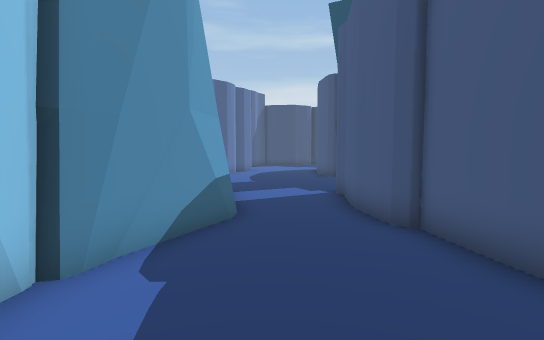
View 1 (above)

18 first-person views from a walk through a scene from a Unity 3-D project. The camera is 1.4 m above the floor, tilts 4° down and sees 85° across. The floor is counted in squares, 1 m on a side. Each view is taken from the middle of a square. On the plan, view 1 faces up. The plan holds only what a view shows up to about 14 squares ahead; the rest is blank. The place goes on beyond the plan. The player character is not drawn.

View 2
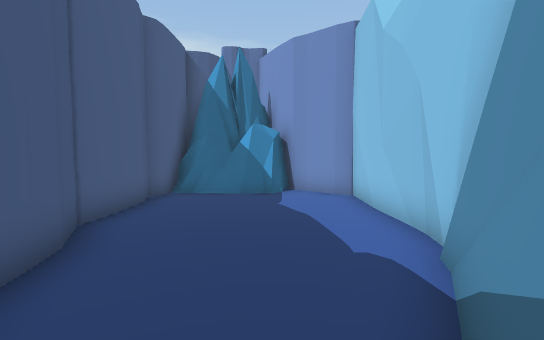

View 3
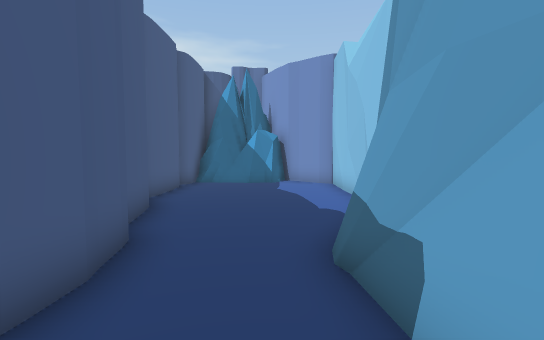

View 4
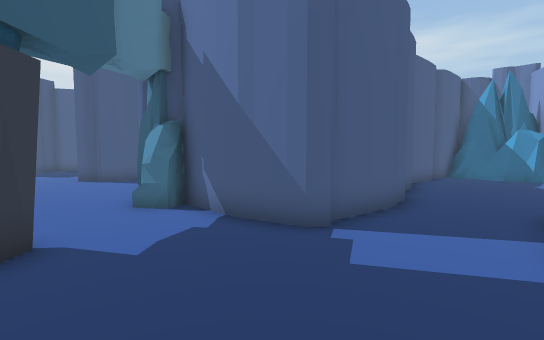

View 5
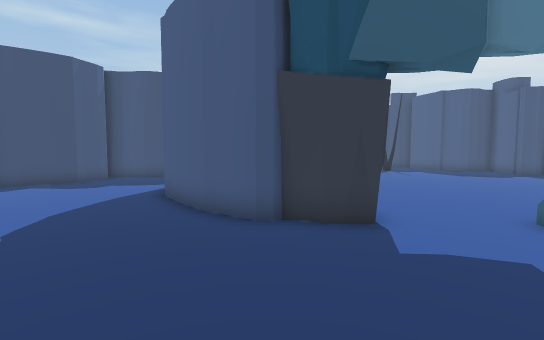

View 6
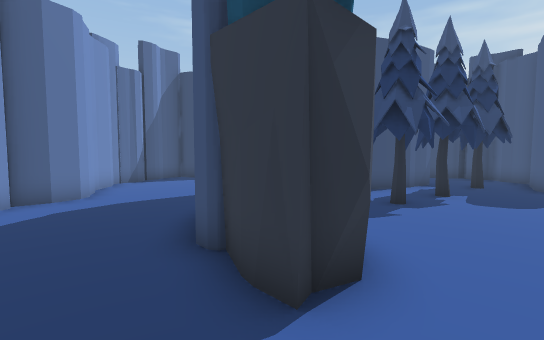

View 7
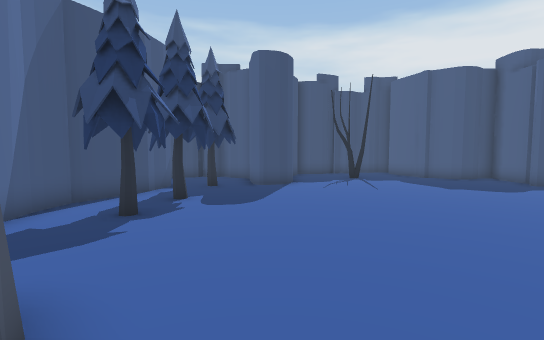

View 8
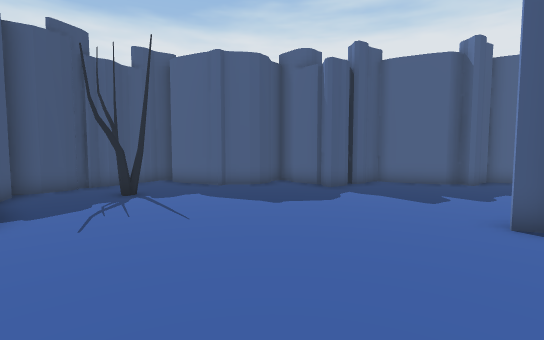

View 9
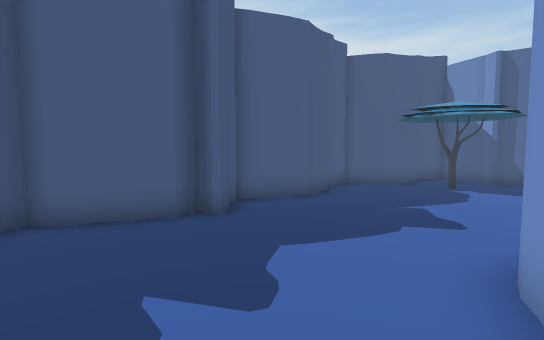

View 10
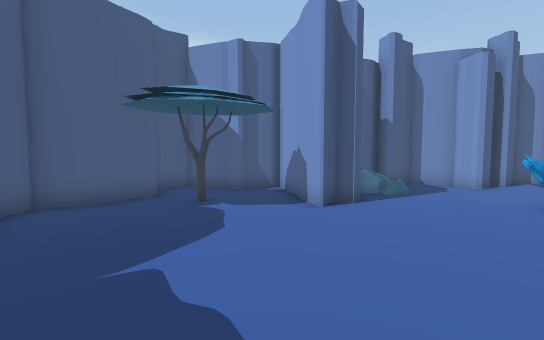

View 11
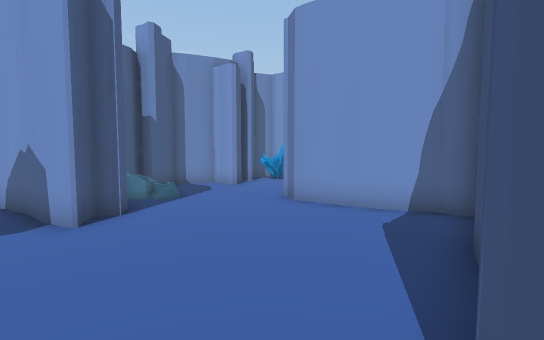

View 12
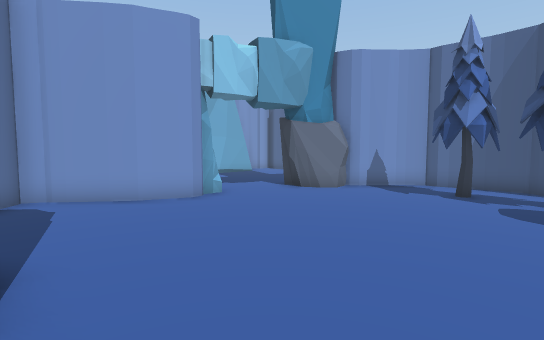

View 13
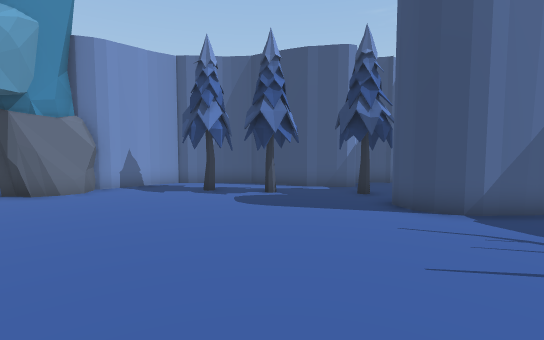

View 14
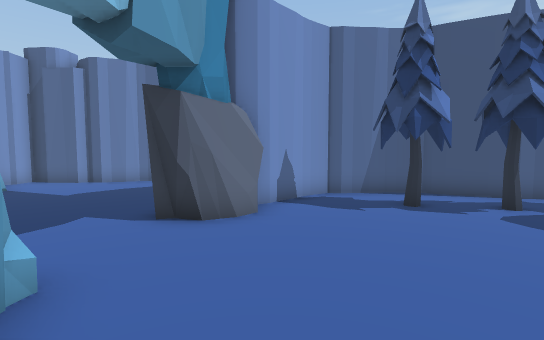

View 15
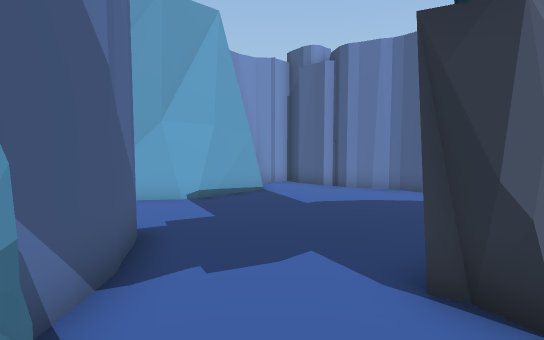

View 16
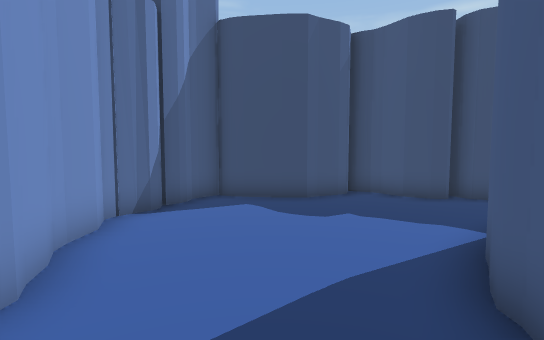

View 17
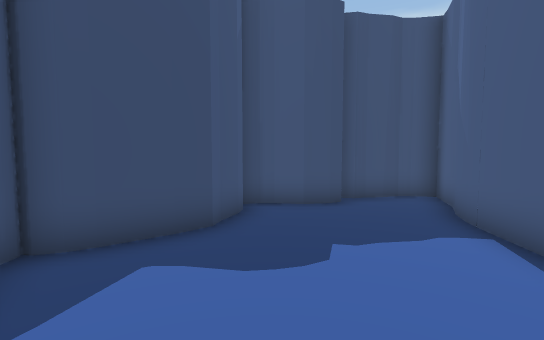

View 18
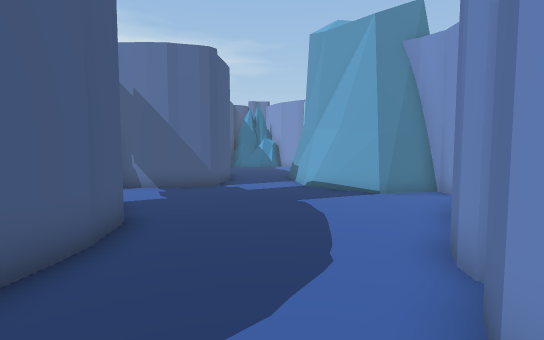

### Floor plan
Key: @ floor where view 1 was taken; # wall or solid block; . floor; R rock; T tree; C crystal; P plant; O other object.
Columns run from 6 left of view 1 to 22 right of it. Each row starts with its distance up from view 1.
 27          ###
 26      #####.###   #
 25     ##......#########
 24     #.........###...#
 23     #........####...#  ###
 22     #......######TT#####.##
 21     #.....#####T.TT###....###
 20     #....#### TTT..##...T...#
 19     #....###.TT#........T...#
 18    ##....##..TT............##
 17    #.....##................#
 16   ##.....##R...............#
 15  ##......#RR...............##
 14  #........RR................#
 13 ##........................###
 12 #..........................#
 11 ####........R#.............##
 10    ##....######....##.......#
  9     ##..##    #....#  .....##
  8     ##..#     #...   #.....#
  7     ##..#     ##     #.....#
  6     ##..##    ##    ##.....##
  5     #....#     ####........#
  4    ##....#     #...........#
  3    O.....#     #...........#
  2    O.....##    #...........##
  1    O......#    #............#
  0    O..@...#    #...........##
 -1    O......#   ......##..O.##
 -2     #....##  ....... #....#
 -3     ##OOOO  C.....P. #....#
 -4      #OO O  C###..## ######
 -5       O  O ### ####

Where each view was taken, in squares from view 1:
view 1: 0 up, 0 right, facing up
view 2: 7 up, 0 right, facing down
view 3: 10 up, 0 right, facing down
view 4: 14 up, 1 left, facing down-right
view 5: 11 up, 1 left, facing up-right
view 6: 11 up, 4 right, facing up
view 7: 12 up, 5 right, facing up-right
view 8: 15 up, 9 right, facing right
view 9: 11 up, 15 right, facing down-right
view 10: 7 up, 16 right, facing down
view 11: 6 up, 16 right, facing down-left
view 12: 13 up, 16 right, facing left
view 13: 13 up, 16 right, facing up-left
view 14: 11 up, 10 right, facing up-left
view 15: 12 up, 7 right, facing left
view 16: 17 up, 1 right, facing up
view 17: 21 up, 1 left, facing up-right
view 18: 21 up, 0 right, facing down
